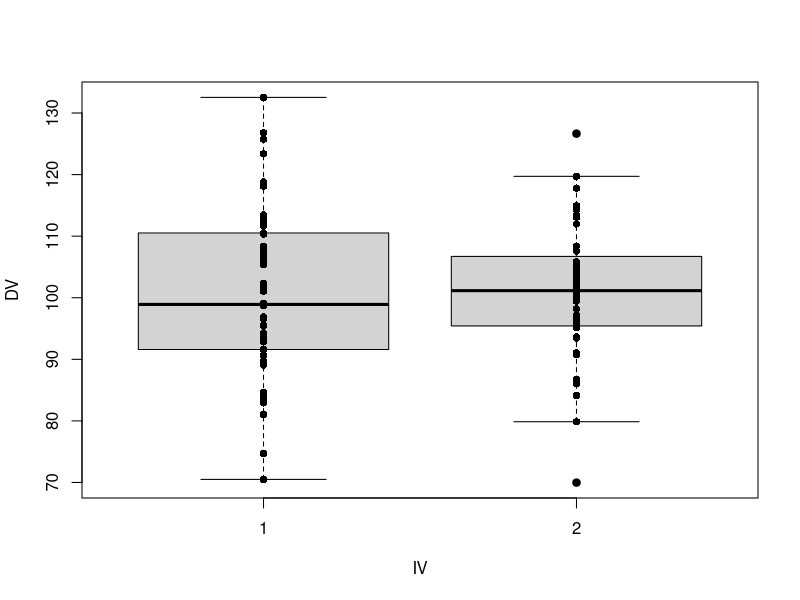
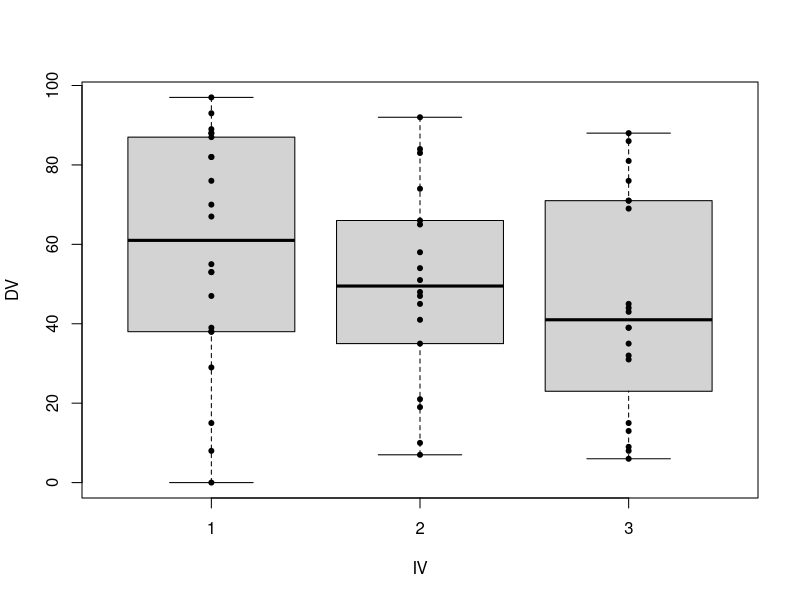

These charts were generated, in order, by the following R code:
## ---- chunk 1
wants <- c("car", "coin")
has   <- wants %in% rownames(installed.packages())
if(any(!has)) install.packages(wants[!has])
## ---- chunk 2
set.seed(123)
P     <- 2
Nj    <- c(50, 40)
DV1   <- rnorm(Nj[1], mean=100, sd=15)
DV2   <- rnorm(Nj[2], mean=100, sd=13)
varDf <- data.frame(DV=c(DV1, DV2),
                    IV=factor(rep(1:P, Nj)))
## ---- chunk 3
boxplot(DV ~ IV, data=varDf)
stripchart(DV ~ IV, data=varDf, pch=16, vert=TRUE, add=TRUE)
## ---- chunk 4
var.test(DV1, DV2)
## ---- chunk 5
var.test(DV ~ IV, data=varDf)
## ---- chunk 6
mood.test(DV ~ IV, alternative="greater", data=varDf)
## ---- chunk 7
ansari.test(DV ~ IV, alternative="greater", exact=FALSE, data=varDf)
## ---- chunk 8
library(coin)
ansari_test(DV ~ IV, alternative="greater", distribution="exact", data=varDf)
## ---- chunk 9
Nj    <- c(22, 18, 20)
N     <- sum(Nj)
P     <- length(Nj)
levDf <- data.frame(DV=sample(0:100, N, replace=TRUE),
                    IV=factor(rep(1:P, Nj)))
## ---- chunk 10
boxplot(DV ~ IV, data=levDf)
stripchart(DV ~ IV, data=levDf, pch=20, vert=TRUE, add=TRUE)
## ---- chunk 11
library(car)
leveneTest(DV ~ IV, center=median, data=levDf)
leveneTest(DV ~ IV, center=mean, data=levDf)
## ---- chunk 12
fligner.test(DV ~ IV, data=levDf)
## ---- chunk 13
library(coin)
fligner_test(DV ~ IV, distribution=approximate(B=9999), data=levDf)
## ---- chunk 14
try(detach(package:car))
try(detach(package:nnet))
try(detach(package:MASS))
try(detach(package:coin))
try(detach(package:modeltools))
try(detach(package:survival))
try(detach(package:mvtnorm))
try(detach(package:splines))
try(detach(package:stats4))
